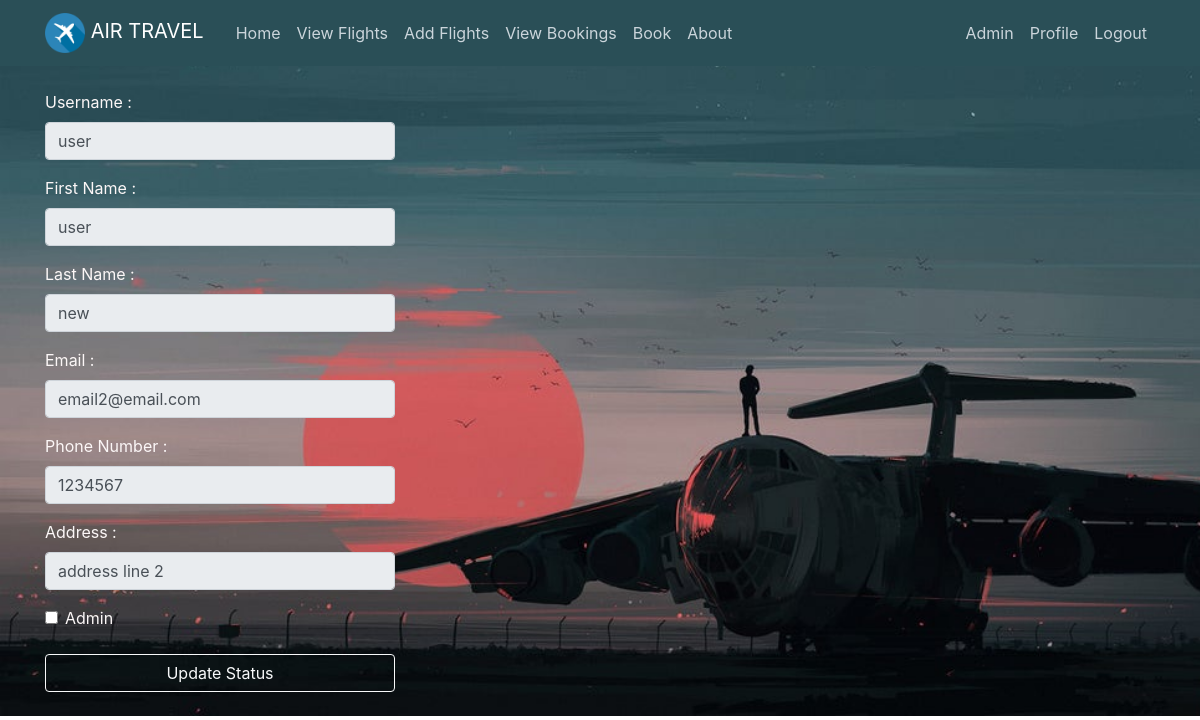
Screenshot of /user/update_status/2 (signed in) with the database file from the repository.
### app.py (models this page shows)
class User(db.Model):
    __tablename__ = 'user'
    id = db.Column(db.Integer, primary_key=True)
    username = db.Column(db.String(50))
    password = db.Column(db.String(80))
    first_name = db.Column(db.String(20))
    last_name = db.Column(db.String(20))
    email = db.Column(db.String(120))
    phone_number = db.Column(db.Integer)
    address = db.Column(db.String(100))
    admin = db.Column(db.Boolean)

### app.py (the view)
@app.route("/user/update_status/<id>", methods=['GET','POST'])
@login_required
def update_user_status(id):
    if session['admin'] != True:
        return render_template("admin_false.html")
    qs = User.query.get(id)
    session['other_admin']=qs.admin
    if request.method == 'POST':
        is_checked = request.form.get('admin_status')
        qs.admin = bool(is_checked)
        db.session.commit()
    return render_template('user_admin.html', qs=qs)

### app.py (called while the page is built)
def login_required(f):
    @wraps(f)
    def decorated_function(*args, **kwargs):
        if 'login' not in session:
            flash('You need to login', 'danger')
            return redirect(url_for('login', next=request.url))
        return f(*args, **kwargs)
    return decorated_function

### templates/user_admin.html
{% extends 'base.html' %}
{% block content %}
<div class="row style_new" style="margin-top: 10px">
    <div class="col-sm-6">
        <form method="POST">
            <fieldset disabled>
            <div class="form-group">
                <label for="disabledTextInput">Username : </label>
                <input type="text" name="uname" class="form-control" id="disabledTextInput" value="{{ qs.username }}">
            </div>
            <div class="form-group">
                <label for="fname">First Name : </label>
                <input type="text" name="fname" class="form-control" id="fname" value="{{ qs.first_name }}">
            </div>
            <div class="form-group">
                <label for="lname">Last Name : </label>
                <input type="text" name="lname" class="form-control" id="lname" value="{{ qs.last_name }}">
            </div>
            <div class="form-group">
                <label for="mail">Email : </label>
                <input type="email" name="mail" class="form-control" id="mail" value="{{ qs.email }}">
            </div>
            <div class="form-group">
                <label for="pnum">Phone Number : </label>
                <input type="text" name="pnum" class="form-control" id="pnum" value="{{ qs.phone_number }}">
            </div>
            <div class="form-group">
                <label for="adrs">Address : </label>
                <input type="text" name="adrs" class="form-control" id="adrs" value="{{ qs.address }}">
            </div>
        </fieldset>
            {% if session['other_admin']==True%}
            <div class="form-check">
                <input type="checkbox" class="form-check-input" id="exampleCheck1" value="True" name="admin_status" checked>
                <label class="form-check-label" for="exampleCheck1">Admin</label>
            </div>
            {% else %}
            <div class="form-check">
                <input type="checkbox" class="form-check-input" id="exampleCheck1" value="True" name="admin_status">
                <label class="form-check-label" for="exampleCheck1">Admin</label>
            </div>
            {% endif %}
            <br>
            <button type="submit" class="btn form-control btn-outline-light">Update Status</button>
            <br>
            <br>
        </form>
    </div>
</div>
{% endblock %}

### static/css/main.css (style rules this page uses)
body { color: #413f3f !important; margin-top: 5rem ; }
.imager { background: url("/static/media/bg_back.jpg") !important; background-repeat: no-repeat !important; background-size: cover !important; }
.style_new { color: #fcf7f7 !important; }

### rows the page displays
User: uname "user", fname "user", lname "new", mail "email2@email.com", pnum "1234567", adrs "address line 2"
